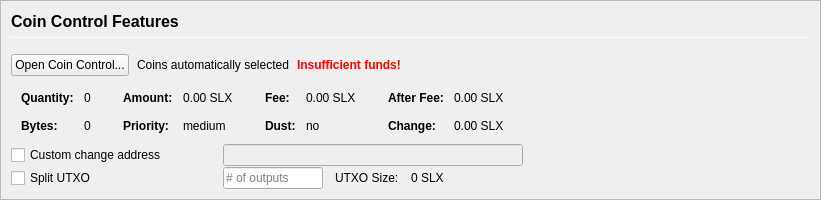
         <widget class="QFrame" name="frameCoinControl">
          <property name="sizePolicy">
           <sizepolicy hsizetype="Expanding" vsizetype="Expanding">
            <horstretch>0</horstretch>
            <verstretch>0</verstretch>
           </sizepolicy>
          </property>
          <property name="maximumSize">
           <size>
            <width>16777215</width>
            <height>16777215</height>
           </size>
          </property>
          <property name="frameShape">
           <enum>QFrame::StyledPanel</enum>
          </property>
          <property name="frameShadow">
           <enum>QFrame::Sunken</enum>
          </property>
          <layout class="QVBoxLayout" name="verticalLayoutCoinControl2">
           <property name="spacing">
            <number>0</number>
           </property>
           <property name="leftMargin">
            <number>0</number>
           </property>
           <property name="topMargin">
            <number>0</number>
           </property>
           <property name="rightMargin">
            <number>0</number>
           </property>
           <property name="bottomMargin">
            <number>0</number>
           </property>
           <item>
            <widget class="QFrame" name="frameCoinControl_BG">
             <layout class="QVBoxLayout" name="verticalLayoutCoinControl" stretch="0,0,0,0,0,0">
              <property name="spacing">
               <number>1</number>
              </property>
              <property name="leftMargin">
               <number>10</number>
              </property>
              <property name="topMargin">
               <number>10</number>
              </property>
              <item>
               <layout class="QHBoxLayout" name="horizontalLayoutCoinControl1">
                <property name="bottomMargin">
                 <number>15</number>
                </property>
                <item>
                 <layout class="QVBoxLayout" name="verticalLayout_3">
                  <property name="spacing">
                   <number>6</number>
                  </property>
                  <item>
                   <widget class="QLabel" name="labelCoinControlFeatures">
                    <property name="sizePolicy">
                     <sizepolicy hsizetype="Preferred" vsizetype="Maximum">
                      <horstretch>0</horstretch>
                      <verstretch>0</verstretch>
                     </sizepolicy>
                    </property>
                    <property name="minimumSize">
                     <size>
                      <width>0</width>
                      <height>20</height>
                     </size>
                    </property>
                    <property name="font">
                     <font>
                      <pointsize>12</pointsize>
                      <weight>75</weight>
                      <bold>true</bold>
                     </font>
                    </property>
                    <property name="styleSheet">
                     <string notr="true">font-weight:bold;</string>
                    </property>
                    <property name="text">
                     <string>Coin Control Features</string>
                    </property>
                   </widget>
                  </item>
                  <item>
                   <widget class="Line" name="line">
                    <property name="minimumSize">
                     <size>
                      <width>0</width>
                      <height>1</height>
                     </size>
                    </property>
                    <property name="maximumSize">
                     <size>
                      <width>16777215</width>
                      <height>1</height>
                     </size>
                    </property>
                    <property name="orientation">
                     <enum>Qt::Horizontal</enum>
                    </property>
                   </widget>
                  </item>
                 </layout>
                </item>
               </layout>
              </item>
              <item>
               <layout class="QHBoxLayout" name="horizontalLayoutCoinControl2" stretch="0,0,0,0">
                <property name="spacing">
                 <number>8</number>
                </property>
                <property name="bottomMargin">
                 <number>10</number>
                </property>
                <item>
                 <widget class="QPushButton" name="pushButtonCoinControl">
                  <property name="styleSheet">
                   <string notr="true"/>
                  </property>
                  <property name="text">
                   <string>Open Coin Control...</string>
                  </property>
                  <property name="autoDefault">
                   <bool>false</bool>
                  </property>
                 </widget>
                </item>
                <item>
                 <widget class="QLabel" name="labelCoinControlAutomaticallySelected">
                  <property name="text">
                   <string>Coins automatically selected</string>
                  </property>
                  <property name="margin">
                   <number>5</number>
                  </property>
                 </widget>
                </item>
                <item>
                 <widget class="QLabel" name="labelCoinControlInsuffFunds">
                  <property name="font">
                   <font>
                    <weight>75</weight>
                    <bold>true</bold>
                   </font>
                  </property>
                  <property name="styleSheet">
                   <string notr="true">color:red;font-weight:bold;</string>
                  </property>
                  <property name="text">
                   <string>Insufficient funds!</string>
                  </property>
                  <property name="margin">
                   <number>5</number>
                  </property>
                 </widget>
                </item>
                <item>
                 <spacer name="horizontalSpacerCoinControl">
                  <property name="orientation">
                   <enum>Qt::Horizontal</enum>
                  </property>
                  <property name="sizeHint" stdset="0">
                   <size>
                    <width>40</width>
                    <height>1</height>
                   </size>
                  </property>
                 </spacer>
                </item>
               </layout>
              </item>
              <item>
               <widget class="QWidget" name="widgetCoinControl" native="true">
                <property name="sizePolicy">
                 <sizepolicy hsizetype="Preferred" vsizetype="Preferred">
                  <horstretch>0</horstretch>
                  <verstretch>0</verstretch>
                 </sizepolicy>
                </property>
                <property name="minimumSize">
                 <size>
                  <width>0</width>
                  <height>0</height>
                 </size>
                </property>
                <property name="styleSheet">
                 <string notr="true"/>
                </property>
                <layout class="QHBoxLayout" name="horizontalLayoutCoinControl5">
                 <property name="leftMargin">
                  <number>0</number>
                 </property>
                 <property name="topMargin">
                  <number>0</number>
                 </property>
                 <property name="rightMargin">
                  <number>0</number>
                 </property>
                 <property name="bottomMargin">
                  <number>0</number>
                 </property>
                 <item>
                  <layout class="QHBoxLayout" name="horizontalLayoutCoinControl3" stretch="0,0,0,1">
                   <property name="spacing">
                    <number>20</number>
                   </property>
                   <property name="topMargin">
                    <number>0</number>
                   </property>
                   <property name="bottomMargin">
                    <number>10</number>
                   </property>
                   <item>
                    <layout class="QFormLayout" name="formLayoutCoinControl1">
                     <property name="horizontalSpacing">
                      <number>10</number>
                     </property>
                     <property name="verticalSpacing">
                      <number>14</number>
                     </property>
                     <property name="leftMargin">
                      <number>10</number>
                     </property>
                     <property name="topMargin">
                      <number>4</number>
                     </property>
                     <property name="rightMargin">
                      <number>6</number>
                     </property>
                     <item row="0" column="0">
                      <widget class="QLabel" name="labelCoinControlQuantityText">
                       <property name="font">
                        <font>
                         <weight>75</weight>
                         <bold>true</bold>
                        </font>
                       </property>
                       <property name="text">
                        <string>Quantity:</string>
                       </property>
                       <property name="margin">
                        <number>0</number>
                       </property>
                      </widget>
                     </item>
                     <item row="0" column="1">
                      <widget class="QLabel" name="labelCoinControlQuantity">
                       <property name="cursor">
                        <cursorShape>IBeamCursor</cursorShape>
                       </property>
                       <property name="contextMenuPolicy">
                        <enum>Qt::ActionsContextMenu</enum>
                       </property>
                       <property name="text">
                        <string notr="true">0</string>
                       </property>
                       <property name="margin">
                        <number>0</number>
                       </property>
                       <property name="textInteractionFlags">
                        <set>Qt::LinksAccessibleByMouse|Qt::TextSelectableByKeyboard|Qt::TextSelectableByMouse</set>
                       </property>
                      </widget>
                     </item>
                     <item row="1" column="0">
                      <widget class="QLabel" name="labelCoinControlBytesText">
                       <property name="font">
                        <font>
                         <weight>75</weight>
                         <bold>true</bold>
                        </font>
                       </property>
                       <property name="text">
                        <string>Bytes:</string>
                       </property>
                      </widget>
                     </item>
                     <item row="1" column="1">
                      <widget class="QLabel" name="labelCoinControlBytes">
                       <property name="cursor">
                        <cursorShape>IBeamCursor</cursorShape>
                       </property>
                       <property name="contextMenuPolicy">
                        <enum>Qt::ActionsContextMenu</enum>
                       </property>
                       <property name="text">
                        <string notr="true">0</string>
                       </property>
                       <property name="textInteractionFlags">
                        <set>Qt::LinksAccessibleByMouse|Qt::TextSelectableByKeyboard|Qt::TextSelectableByMouse</set>
                       </property>
                      </widget>
                     </item>
                    </layout>
                   </item>
                   <item>
                    <layout class="QFormLayout" name="formLayoutCoinControl2">
                     <property name="horizontalSpacing">
                      <number>10</number>
                     </property>
                     <property name="verticalSpacing">
                      <number>14</number>
                     </property>
                     <property name="leftMargin">
                      <number>6</number>
                     </property>
                     <property name="topMargin">
                      <number>4</number>
                     </property>
                     <property name="rightMargin">
                      <number>6</number>
                     </property>
                     <item row="0" column="0">
                      <widget class="QLabel" name="labelCoinControlAmountText">
                       <property name="font">
                        <font>
                         <weight>75</weight>
                         <bold>true</bold>
                        </font>
                       </property>
                       <property name="text">
                        <string>Amount:</string>
                       </property>
                       <property name="margin">
                        <number>0</number>
                       </property>
                      </widget>
                     </item>
                     <item row="0" column="1">
                      <widget class="QLabel" name="labelCoinControlAmount">
                       <property name="cursor">
                        <cursorShape>IBeamCursor</cursorShape>
                       </property>
                       <property name="contextMenuPolicy">
                        <enum>Qt::ActionsContextMenu</enum>
                       </property>
                       <property name="text">
                        <string notr="true">0.00 SLX</string>
                       </property>
                       <property name="textInteractionFlags">
                        <set>Qt::LinksAccessibleByMouse|Qt::TextSelectableByKeyboard|Qt::TextSelectableByMouse</set>
                       </property>
                      </widget>
                     </item>
                     <item row="1" column="0">
                      <widget class="QLabel" name="labelCoinControlPriorityText">
                       <property name="font">
                        <font>
                         <weight>75</weight>
                         <bold>true</bold>
                        </font>
                       </property>
                       <property name="text">
                        <string>Priority:</string>
                       </property>
                      </widget>
                     </item>
                     <item row="1" column="1">
                      <widget class="QLabel" name="labelCoinControlPriority">
                       <property name="cursor">
                        <cursorShape>IBeamCursor</cursorShape>
                       </property>
                       <property name="contextMenuPolicy">
                        <enum>Qt::ActionsContextMenu</enum>
                       </property>
                       <property name="text">
                        <string>medium</string>
                       </property>
                       <property name="textInteractionFlags">
                        <set>Qt::LinksAccessibleByMouse|Qt::TextSelectableByKeyboard|Qt::TextSelectableByMouse</set>
                       </property>
                      </widget>
                     </item>
                    </layout>
                   </item>
                   <item>
                    <layout class="QFormLayout" name="formLayoutCoinControl3">
                     <property name="horizontalSpacing">
                      <number>10</number>
                     </property>
                     <property name="verticalSpacing">
                      <number>14</number>
                     </property>
                     <property name="leftMargin">
                      <number>6</number>
                     </property>
                     <property name="topMargin">
                      <number>4</number>
                     </property>
                     <property name="rightMargin">
                      <number>6</number>
                     </property>
                     <item row="0" column="0">
                      <widget class="QLabel" name="labelCoinControlFeeText">
                       <property name="font">
                        <font>
                         <weight>75</weight>
                         <bold>true</bold>
                        </font>
                       </property>
                       <property name="text">
                        <string>Fee:</string>
                       </property>
                       <property name="margin">
                        <number>0</number>
                       </property>
                      </widget>
                     </item>
                     <item row="0" column="1">
                      <widget class="QLabel" name="labelCoinControlFee">
                       <property name="cursor">
                        <cursorShape>IBeamCursor</cursorShape>
                       </property>
                       <property name="contextMenuPolicy">
                        <enum>Qt::ActionsContextMenu</enum>
                       </property>
                       <property name="text">
                        <string notr="true">0.00 SLX</string>
                       </property>
                       <property name="textInteractionFlags">
                        <set>Qt::LinksAccessibleByMouse|Qt::TextSelectableByKeyboard|Qt::TextSelectableByMouse</set>
                       </property>
                      </widget>
                     </item>
                     <item row="1" column="0">
                      <widget class="QLabel" name="labelCoinControlLowOutputText">
                       <property name="font">
                        <font>
                         <weight>75</weight>
                         <bold>true</bold>
                        </font>
                       </property>
                       <property name="text">
                        <string>Dust:</string>
                       </property>
                      </widget>
                     </item>
                     <item row="1" column="1">
                      <widget class="QLabel" name="labelCoinControlLowOutput">
                       <property name="cursor">
                        <cursorShape>IBeamCursor</cursorShape>
                       </property>
                       <property name="contextMenuPolicy">
                        <enum>Qt::ActionsContextMenu</enum>
                       </property>
                       <property name="text">
                        <string>no</string>
                       </property>
                       <property name="textInteractionFlags">
                        <set>Qt::LinksAccessibleByMouse|Qt::TextSelectableByKeyboard|Qt::TextSelectableByMouse</set>
                       </property>
                      </widget>
                     </item>
                    </layout>
                   </item>
                   <item>
                    <layout class="QFormLayout" name="formLayoutCoinControl4">
                     <property name="horizontalSpacing">
                      <number>10</number>
                     </property>
                     <property name="verticalSpacing">
                      <number>14</number>
                     </property>
                     <property name="leftMargin">
                      <number>6</number>
                     </property>
                     <property name="topMargin">
                      <number>4</number>
                     </property>
                     <property name="rightMargin">
                      <number>6</number>
                     </property>
                     <item row="0" column="0">
                      <widget class="QLabel" name="labelCoinControlAfterFeeText">
                       <property name="font">
                        <font>
                         <weight>75</weight>
                         <bold>true</bold>
                        </font>
                       </property>
                       <property name="text">
                        <string>After Fee:</string>
                       </property>
                       <property name="margin">
                        <number>0</number>
                       </property>
                      </widget>
                     </item>
                     <item row="0" column="1">
                      <widget class="QLabel" name="labelCoinControlAfterFee">
                       <property name="cursor">
                        <cursorShape>IBeamCursor</cursorShape>
                       </property>
                       <property name="contextMenuPolicy">
                        <enum>Qt::ActionsContextMenu</enum>
                       </property>
                       <property name="text">
                        <string notr="true">0.00 SLX</string>
                       </property>
                       <property name="textInteractionFlags">
                        <set>Qt::LinksAccessibleByMouse|Qt::TextSelectableByKeyboard|Qt::TextSelectableByMouse</set>
                       </property>
                      </widget>
                     </item>
                     <item row="1" column="0">
                      <widget class="QLabel" name="labelCoinControlChangeText">
                       <property name="font">
                        <font>
                         <weight>75</weight>
                         <bold>true</bold>
                        </font>
                       </property>
                       <property name="text">
                        <string>Change:</string>
                       </property>
                      </widget>
                     </item>
                     <item row="1" column="1">
                      <widget class="QLabel" name="labelCoinControlChange">
                       <property name="cursor">
                        <cursorShape>IBeamCursor</cursorShape>
                       </property>
                       <property name="contextMenuPolicy">
                        <enum>Qt::ActionsContextMenu</enum>
                       </property>
                       <property name="text">
                        <string notr="true">0.00 SLX</string>
                       </property>
                       <property name="textInteractionFlags">
                        <set>Qt::LinksAccessibleByMouse|Qt::TextSelectableByKeyboard|Qt::TextSelectableByMouse</set>
                       </property>
                      </widget>
                     </item>
                    </layout>
                   </item>
                  </layout>
                 </item>
                </layout>
               </widget>
              </item>
              <item>
               <layout class="QHBoxLayout" name="horizontalLayoutCoinControl4">
                <property name="spacing">
                 <number>12</number>
                </property>
                <property name="sizeConstraint">
                 <enum>QLayout::SetDefaultConstraint</enum>
                </property>
                <property name="topMargin">
                 <number>0</number>
                </property>
                <property name="rightMargin">
                 <number>0</number>
                </property>
                <item>
                 <widget class="QCheckBox" name="checkBoxCoinControlChange">
                  <property name="sizePolicy">
                   <sizepolicy hsizetype="Preferred" vsizetype="Preferred">
                    <horstretch>0</horstretch>
                    <verstretch>0</verstretch>
                   </sizepolicy>
                  </property>
                  <property name="minimumSize">
                   <size>
                    <width>200</width>
                    <height>0</height>
                   </size>
                  </property>
                  <property name="maximumSize">
                   <size>
                    <width>200</width>
                    <height>16777215</height>
                   </size>
                  </property>
                  <property name="toolTip">
                   <string>If this is activated, but the change address is empty or invalid, change will be sent to a newly generated address.</string>
                  </property>
                  <property name="text">
                   <string>Custom change address</string>
                  </property>
                 </widget>
                </item>
                <item>
                 <widget class="QValidatedLineEdit" name="lineEditCoinControlChange">
                  <property name="enabled">
                   <bool>false</bool>
                  </property>
                  <property name="sizePolicy">
                   <sizepolicy hsizetype="Preferred" vsizetype="Preferred">
                    <horstretch>0</horstretch>
                    <verstretch>0</verstretch>
                   </sizepolicy>
                  </property>
                  <property name="minimumSize">
                   <size>
                    <width>300</width>
                    <height>0</height>
                   </size>
                  </property>
                 </widget>
                </item>
                <item>
                 <widget class="QLabel" name="labelCoinControlChangeLabel">
                  <property name="sizePolicy">
                   <sizepolicy hsizetype="Preferred" vsizetype="Preferred">
                    <horstretch>0</horstretch>
                    <verstretch>0</verstretch>
                   </sizepolicy>
                  </property>
                  <property name="minimumSize">
                   <size>
                    <width>100</width>
                    <height>0</height>
                   </size>
                  </property>
                  <property name="text">
                   <string/>
                  </property>
                  <property name="margin">
                   <number>3</number>
                  </property>
                 </widget>
                </item>
               </layout>
              </item>
              <item>
               <layout class="QHBoxLayout" name="horizontalLayoutCoinControl6">
                <property name="spacing">
                 <number>12</number>
                </property>
                <property name="rightMargin">
                 <number>0</number>
                </property>
                <item>
                 <widget class="QCheckBox" name="splitBlockCheckBox">
                  <property name="sizePolicy">
                   <sizepolicy hsizetype="Preferred" vsizetype="Preferred">
                    <horstretch>0</horstretch>
                    <verstretch>0</verstretch>
                   </sizepolicy>
                  </property>
                  <property name="minimumSize">
                   <size>
                    <width>200</width>
                    <height>0</height>
                   </size>
                  </property>
                  <property name="maximumSize">
                   <size>
                    <width>200</width>
                    <height>16777215</height>
                   </size>
                  </property>
                  <property name="text">
                   <string>Split UTXO</string>
                  </property>
                 </widget>
                </item>
                <item>
                 <widget class="QLineEdit" name="splitBlockLineEdit">
                  <property name="sizePolicy">
                   <sizepolicy hsizetype="Preferred" vsizetype="Preferred">
                    <horstretch>50</horstretch>
                    <verstretch>0</verstretch>
                   </sizepolicy>
                  </property>
                  <property name="minimumSize">
                   <size>
                    <width>100</width>
                    <height>0</height>
                   </size>
                  </property>
                  <property name="maximumSize">
                   <size>
                    <width>100</width>
                    <height>16777215</height>
                   </size>
                  </property>
                  <property name="placeholderText">
                   <string># of outputs</string>
                  </property>
                 </widget>
                </item>
                <item>
                 <widget class="QLabel" name="labelBlockSizeText">
                  <property name="text">
                   <string>UTXO Size:</string>
                  </property>
                 </widget>
                </item>
                <item>
                 <widget class="QLabel" name="labelBlockSize">
                  <property name="text">
                   <string>0 SLX</string>
                  </property>
                 </widget>
                </item>
                <item>
                 <spacer name="horizontalSpacer_7">
                  <property name="orientation">
                   <enum>Qt::Horizontal</enum>
                  </property>
                  <property name="sizeHint" stdset="0">
                   <size>
                    <width>40</width>
                    <height>20</height>
                   </size>
                  </property>
                 </spacer>
                </item>
               </layout>
              </item>
              <item>
               <spacer name="verticalSpacerCoinControl">
                <property name="orientation">
                 <enum>Qt::Vertical</enum>
                </property>
                <property name="sizeHint" stdset="0">
                 <size>
                  <width>800</width>
                  <height>1</height>
                 </size>
                </property>
               </spacer>
              </item>
             </layout>
            </widget>
           </item>
          </layout>
         </widget>
